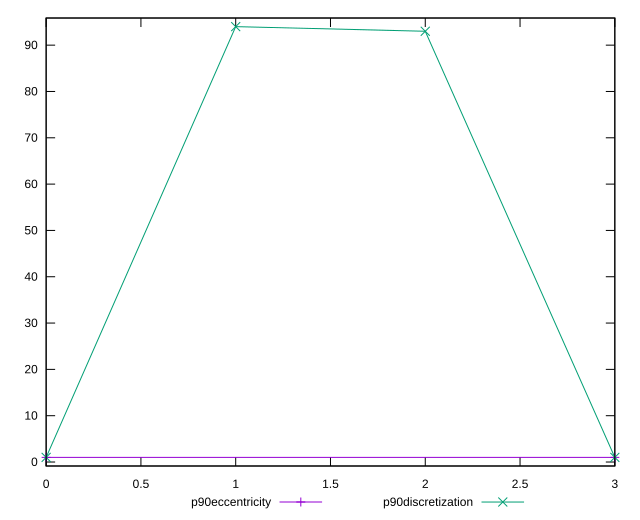

The script that saved this image:
reset

$p90Eccentricity <<EOF
0 1.0000000000000007
3 0.9999999999999996
EOF

$p90Discretization <<EOF
0 1
1 94
2 93
3 1
EOF

set key outside below
set xrange [0:3]
set yrange [-0.8600000000000005:95.86]
set trange [-0.8600000000000005:95.86]
set terminal svg size 640, 520 enhanced background rgb 'white'
set output "reports/report_00030_2021-02-24T20-42-31.540Z/uses-long-cache-ttl/progression/eccentricity.svg"

plot $p90Eccentricity title "p90eccentricity" with linespoints, \
     $p90Discretization title "p90discretization" with linespoints

reset
